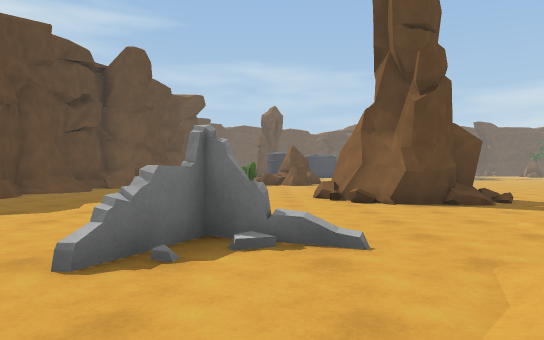
view 1 (above)

24 first-person views from a walk through a 3-D level made in the Unity game engine. The camera is 1.2 m above the floor, looks level and sees 70° across. The floor is counted in squares, 2 m on a side. Each view is taken from the middle of a square. On the plan, view 1 faces up. The plan holds only what a view shows up to about 11 squares ahead; the rest is blank. The place goes on beyond the plan. Some animated figures are left out.

view 2
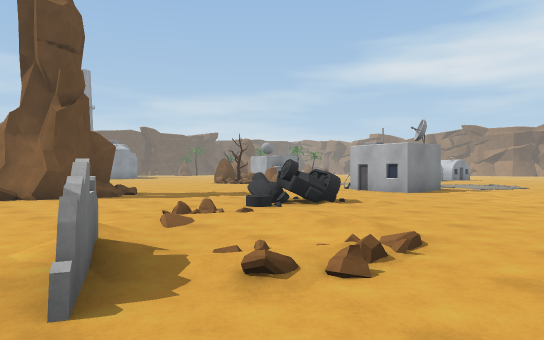

view 3
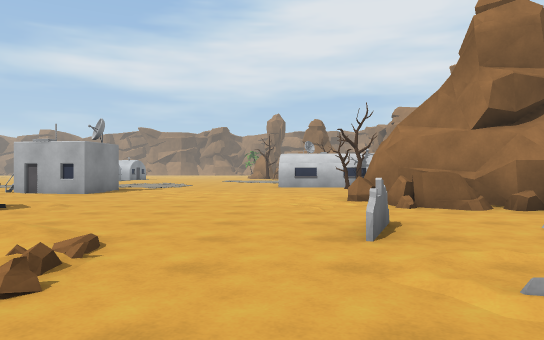

view 4
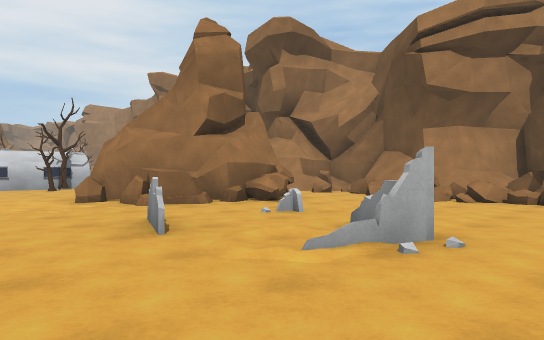

view 5
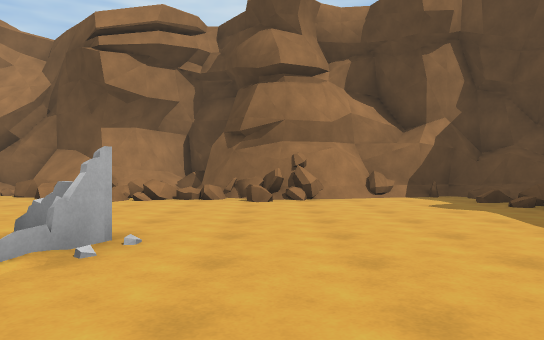

view 6
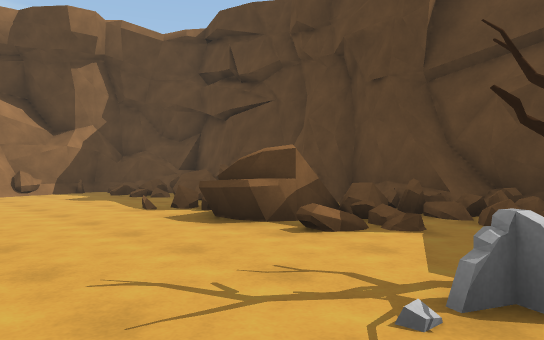

view 7
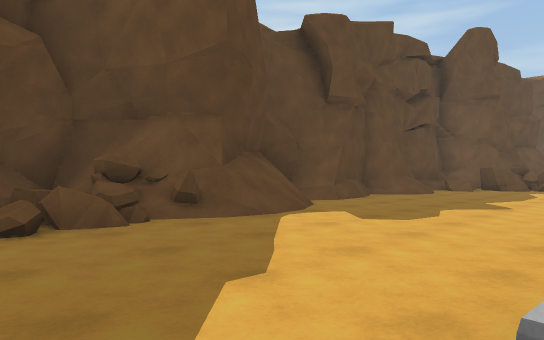

view 8
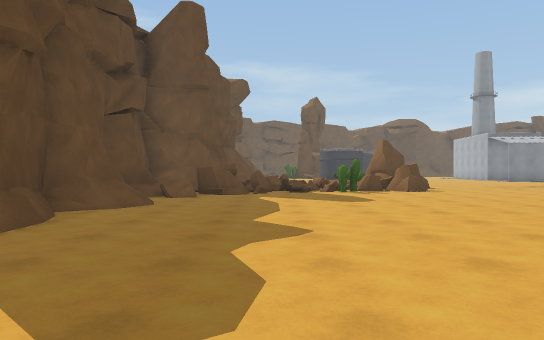

view 9
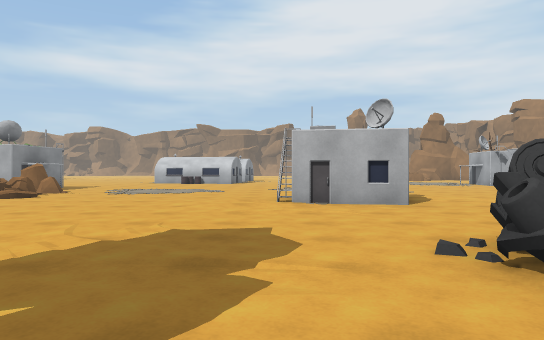

view 10
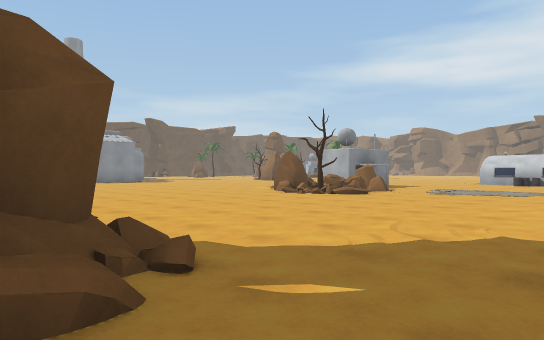

view 11
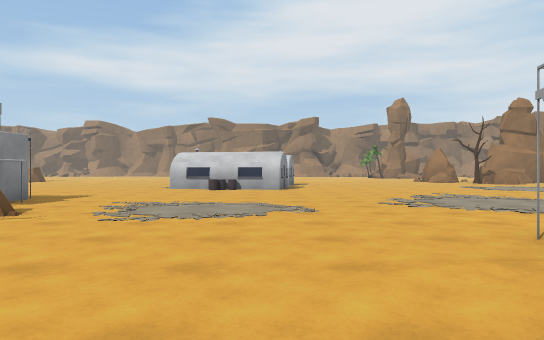

view 12
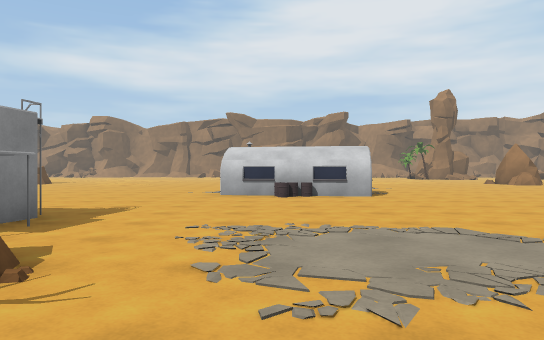

view 13
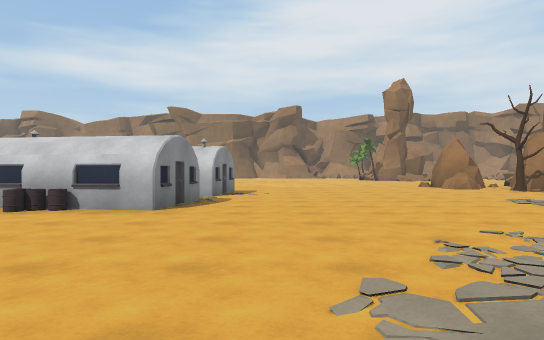

view 14
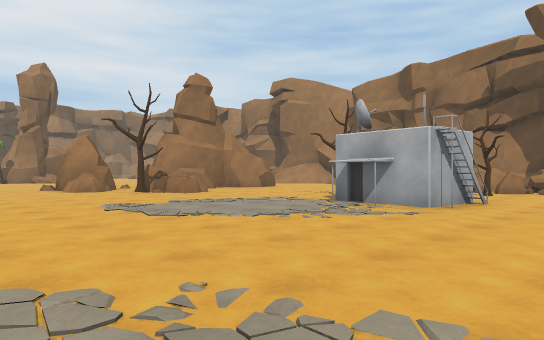

view 15
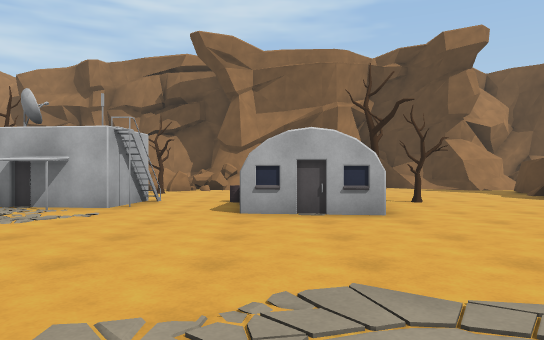

view 16
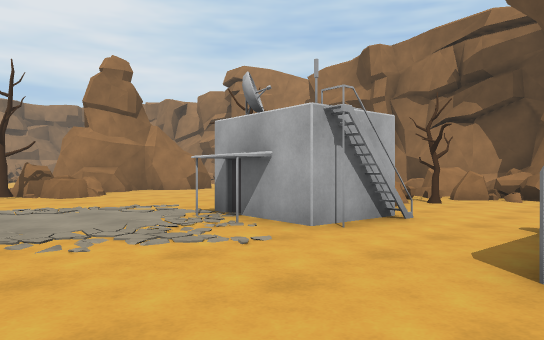

view 17
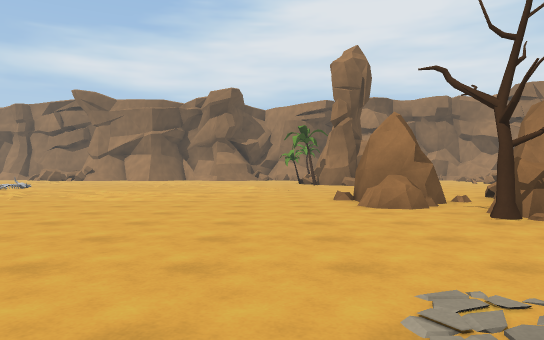

view 18
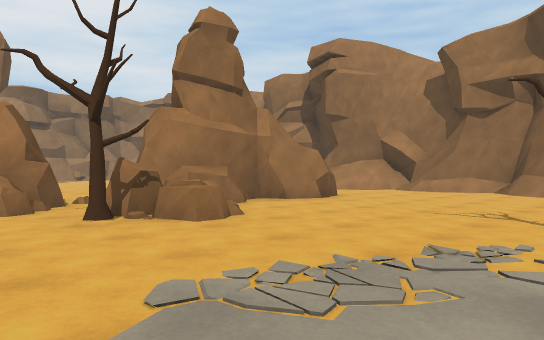

view 19
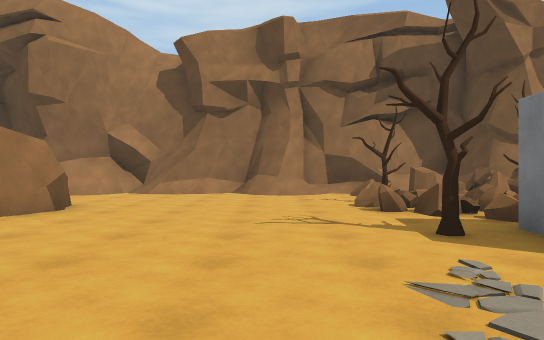

view 20
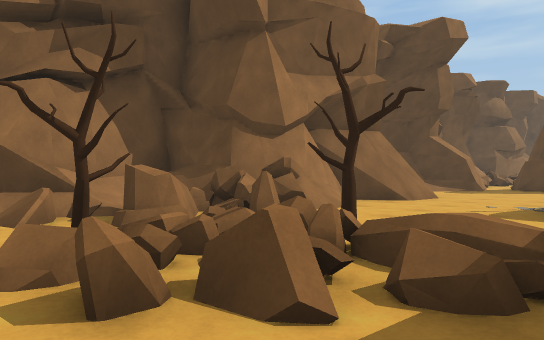

view 21
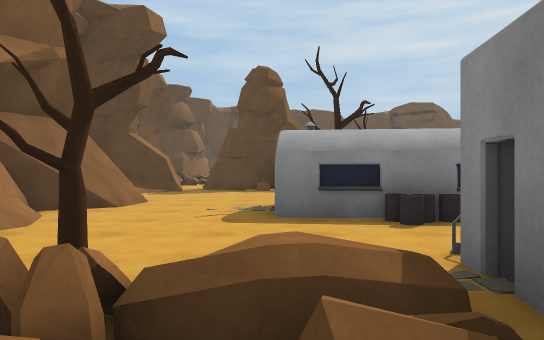

view 22
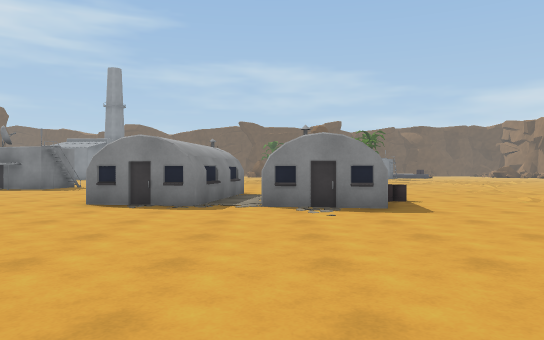

view 23
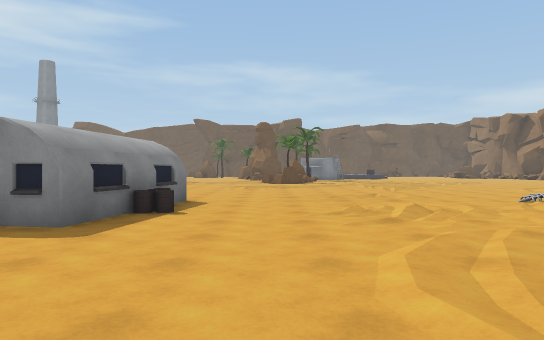

view 24
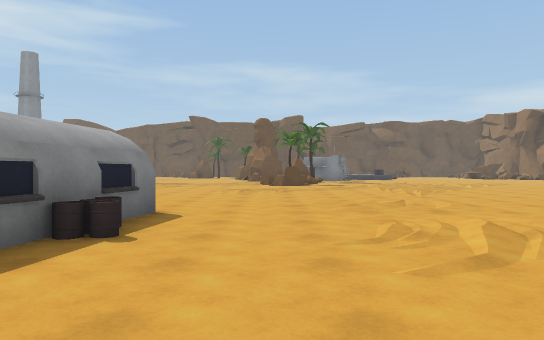

### Floor plan
Key: @ floor where view 1 was taken; # wall or solid block; x gap in a wall; . main floor; : floor 0.5 m higher than the main floor; + floor 1.25 m higher than the main floor; / step, stairs or slope; = window, fence, low wall or low ledge; ^ raised ledge; B building; T tree; C cactus; R rock.
Columns run from 7 left of view 1 to 33 right of it. Each row starts with its distance up from view 1.
 15  # ## CRR...  ...           .. ..........
 14  #^^..C..... .....        .... ..........
 13  #=........  .....   #BB...... ..........
 12  #.........  ....RT R.B#......  .........
 11  #........  .......RR.........  .........
 10  #.......   ................BB. ........
  9  #....../#  ...............BBB. B......=
  8 ##......=###...............BBB BB.../..
  7 #/.......###...............BBBBBB......
  6 #+/............................B.......
  5 ##/...  .........B.....................
  4 ##/..............BB....................
  3 #==...##/...=#...BB ...................
  2 #==.....//...=.........................
  1 #  .T#..=..............................
  0 ##=....@#..............................
 -1 ##=#.............................RRR ..
 -2  #=#=...........................T.RR
 -3  # #=......=.........BB...B....RRR.....
 -4  # #.....#...=.#...T BB..BB.....R###...
 -5  #^........=.^## ...TBB...BT.....#
 -6  #...........##  ....BB..==/.....#
 -7  #=..........###.........T:=.....#
 -8  #==.......... #........==#T...../
 -9  #=...##=.x ...##.. ##//==^.......
-10  #########:##.=##/   ####^==./..../
-11          ########       ####/#/#####
-12                           #########

Where each view was taken, in squares from view 1:
view 1: 0 up, 0 right, facing up
view 2: 2 down, 0 right, facing up-right
view 3: 2 down, 0 right, facing right
view 4: 1 down, 0 right, facing down-right
view 5: 1 down, 0 right, facing down
view 6: 1 up, 0 right, facing down-left
view 7: 1 up, 1 left, facing up-left
view 8: 4 up, 3 left, facing up
view 9: 5 up, 3 right, facing right
view 10: 5 up, 3 right, facing up-right
view 11: 7 up, 8 right, facing right
view 12: 9 up, 11 right, facing right
view 13: 5 up, 14 right, facing right
view 14: 3 up, 15 right, facing down-right
view 15: 3 up, 15 right, facing down
view 16: 0 up, 15 right, facing down-right
view 17: 1 up, 20 right, facing right
view 18: 0 up, 20 right, facing down-right
view 19: 1 down, 22 right, facing down
view 20: 5 down, 21 right, facing down-left
view 21: 6 down, 20 right, facing left
view 22: 0 up, 23 right, facing up
view 23: 2 up, 27 right, facing up
view 24: 4 up, 27 right, facing up
